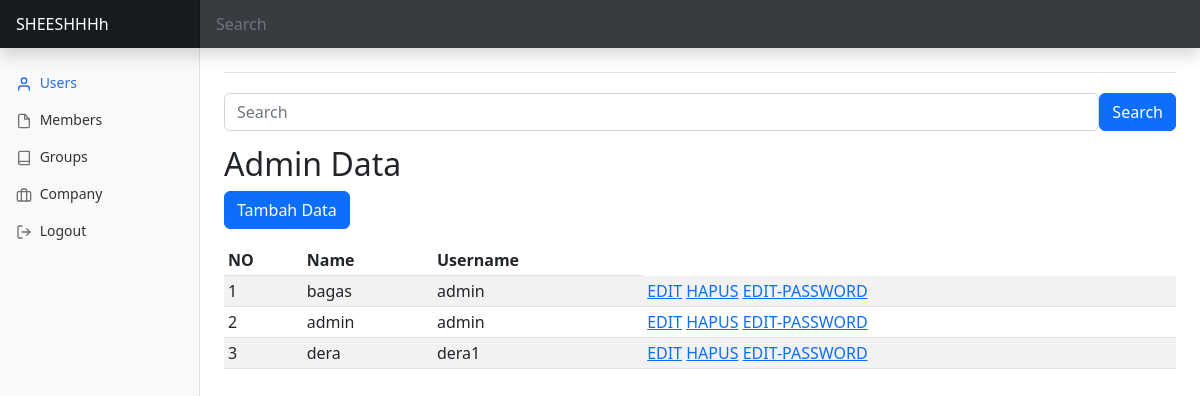
The page /admin/admins/index.php (signed in) on the database its author committed.
### tables this page shows
CREATE TABLE `users` (
  `id` int(11) NOT NULL,
  `nama` varchar(255) NOT NULL,
  `username` varchar(255) NOT NULL,
  `password` varchar(255) NOT NULL
);

### admin/admins/index.php (the view, shortened to what this page needs)
<html lang="en">
<head>
    <link rel="stylesheet" href="https://cdn.jsdelivr.net/npm/bootstrap@5.2.0-beta1/dist/css/bootstrap.min.css">
    <link href="./../../css/dashboard.css" rel="stylesheet">
</head>
<body>
    <header class="navbar navbar-dark sticky-top bg-dark flex-md-nowrap p-0 shadow">
        <a class="navbar-brand col-md-3 col-lg-2 me-0 px-3 fs-6" href="#">SHEESHHHh</a>
        <input class="form-control form-control-dark w-100 rounded-0 border-0" type="text" placeholder="Search" aria-label="Search">
    </header>
    <div class="container-fluid">
        <div class="row">
            <nav id="sidebarMenu" class="col-md-3 col-lg-2 d-md-block bg-light sidebar collapse">
                <div class="position-sticky pt-3">
                    <ul class="nav flex-column">
                        <li class="nav-item">
                            <a class="nav-link active" aria-current="page" href="index.php">
                                <span data-feather="user" class="align-text-bottom"></span>
                                Users
                            </a>
                        </li>
                        <li class="nav-item">
                            <a class="nav-link" href="../members/index.php">
                                <span data-feather="file" class="align-text-bottom"></span>
                                Members
                            </a>
                        </li>
                        <li class="nav-item">
                            <a class="nav-link" href="../groups/index.php">
                                <span data-feather="book" class="align-text-bottom"></span>
                                Groups
                            </a>
                        </li>
                        <li class="nav-item">
                            <a class="nav-link" href="../owners/index.php">
                                <span data-feather="briefcase" class="align-text-bottom active"></span>
                                Company
                            </a>
                        </li>
                        <li class="nav-item">
                            <a class="nav-link" href="../logout.php">
                                <span data-feather="log-out" class="align-text-bottom active"></span>
                                Logout
                            </a>
                        </li>
                    </ul>
                </div>
            </nav>
            <main class="col-md-9 ms-sm-auto col-lg-10 px-md-4">
                <div class="d-flex justify-content-between flex-wrap flex-md-nowrap align-items-center pt-3 pb-2 mb-3 border-bottom">
                </div>
                <form class="d-flex" role="search" method="GET" action="index.php">
                    <input class="form-control mt-1 form-control-white" type="text" value="<?php if (isset($_GET['search'])) {
                                                                                                echo $_GET['search'];
                                                                                            } ?>" placeholder="Search" name="search">
                    <button class="btn btn-primary mt-1" type="submit">Search</button>
                </form>
                <h2>Admin Data</h2>
                <button type="button" class="btn btn-primary mb-3" data-bs-toggle="modal" data-bs-target="#staticBackdrop">
                    Tambah Data
                </button>
                <div class="table-responsive">
                    <table class="table table-striped table-sm">
                        <thead>
                            <tr>
                                <th scope="col">NO</th>
                                <th scope="col">Name</th>
                                <th scope="col">Username</th>
                            </tr>
                        </thead>
                        <tbody>
                            <?php
                            include '../../connection.php';
                            $no = 1;
                            $data = mysqli_query($mysqli, "select * from users");
                            while ($d = mysqli_fetch_array($data)) {
                            ?>
                                <tr>
                                    <td><?= $no++; ?></td>
                                    <td><?= $d['nama']; ?></td>
                                    <td><?= $d['username']; ?></td>
                                    <td>
                                        <a href="#" data-bs-toggle="modal" data-bs-target="#staticBackdropEdit<?php echo $d['id']; ?>">EDIT</a>
                                                        <?php
                                                        include '../../connection.php';
                                                        $id = $d['id'];
                                                        $query_edit  = mysqli_query($mysqli, "select * from users where id='$id'");
                                                        ?>
                                        <a href="delete.php?id=<?= $d['id']; ?>" onclick="return confirm('Are you sure ?')">HAPUS</a>
                                        <a href="#" data-bs-toggle="modal" data-bs-target="#staticBackdropPass<?php echo $d['id']; ?>">EDIT-PASSWORD</a>
                                    </td>
                                </tr>
                            <?php
                            }
                            ?>
                        </tbody>
                    </table>
                </div>
            </main>
        </div>
    </div>
</body>
</html>

### css/dashboard.css (style rules this page uses)
body { font-size: .875rem; }
.feather { width: 16px; height: 16px; }
.sidebar { position: fixed; top: 0; bottom: 0; left: 0; z-index: 100; padding: 48px 0 0; box-shadow: inset -1px 0 0 rgba(0, 0, 0, .1); }
.sidebar .nav-link { font-weight: 500; color: #333; }
.sidebar .nav-link .feather { margin-right: 4px; color: #727272; }
.sidebar .nav-link.active { color: #2470dc; }
.sidebar .nav-link:hover .feather, .sidebar .nav-link.active .feather { color: inherit; }
.navbar-brand { padding-top: .75rem; padding-bottom: .75rem; background-color: rgba(0, 0, 0, .25); box-shadow: inset -1px 0 0 rgba(0, 0, 0, .25); }
.navbar .form-control { padding: .75rem 1rem; }
.form-control-dark { color: #fff; background-color: rgba(255, 255, 255, .1); border-color: rgba(255, 255, 255, .1); }

### rows shown on the page
users: nama "bagas", username "admin"
users: nama "admin", username "admin"
users: nama "dera", username "dera1"
